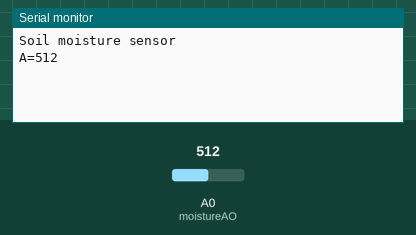
The sketch below on a simulated Arduino Uno, built with avr-gcc and run on an emulated ATmega328P. Parts: the last lines printed to the serial monitor. The test bench sets the inputs (shaded band); at power-on: A0 (moistureAO) = 512.

Above: at 1.8 s.
1.9 s: A0 (moistureAO) set to 716
At 3.1 s:
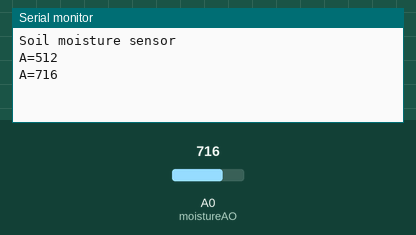
3.4 s: A0 (moistureAO) set to 900
At 4.9 s:
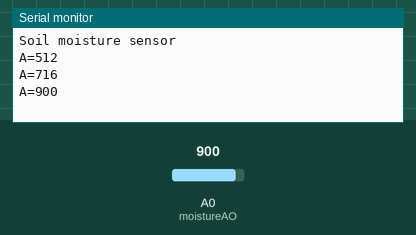

The sketch:

_8_Plant_Monitor.ino
```cpp
const int moistureAO = 0;


int AO = 0;
int tmp = 0;

void setup (){
  Serial.begin(9600);
  Serial.println("Soil moisture sensor");
  pinMode(moistureAO, INPUT);

}

void loop ()
{
  tmp=analogRead( moistureAO );
  if ( tmp != AO )
  {
    AO=tmp;
    Serial.print("A=");
    Serial.println(AO);
  }


  delay (1000);

}
```

Measured:
- after the input at 1.9 s, the serial monitor: prints a new line after 0.10 s (image 1)
- after the input at 3.4 s, the serial monitor: prints a new line after 0.60 s (image 2)
